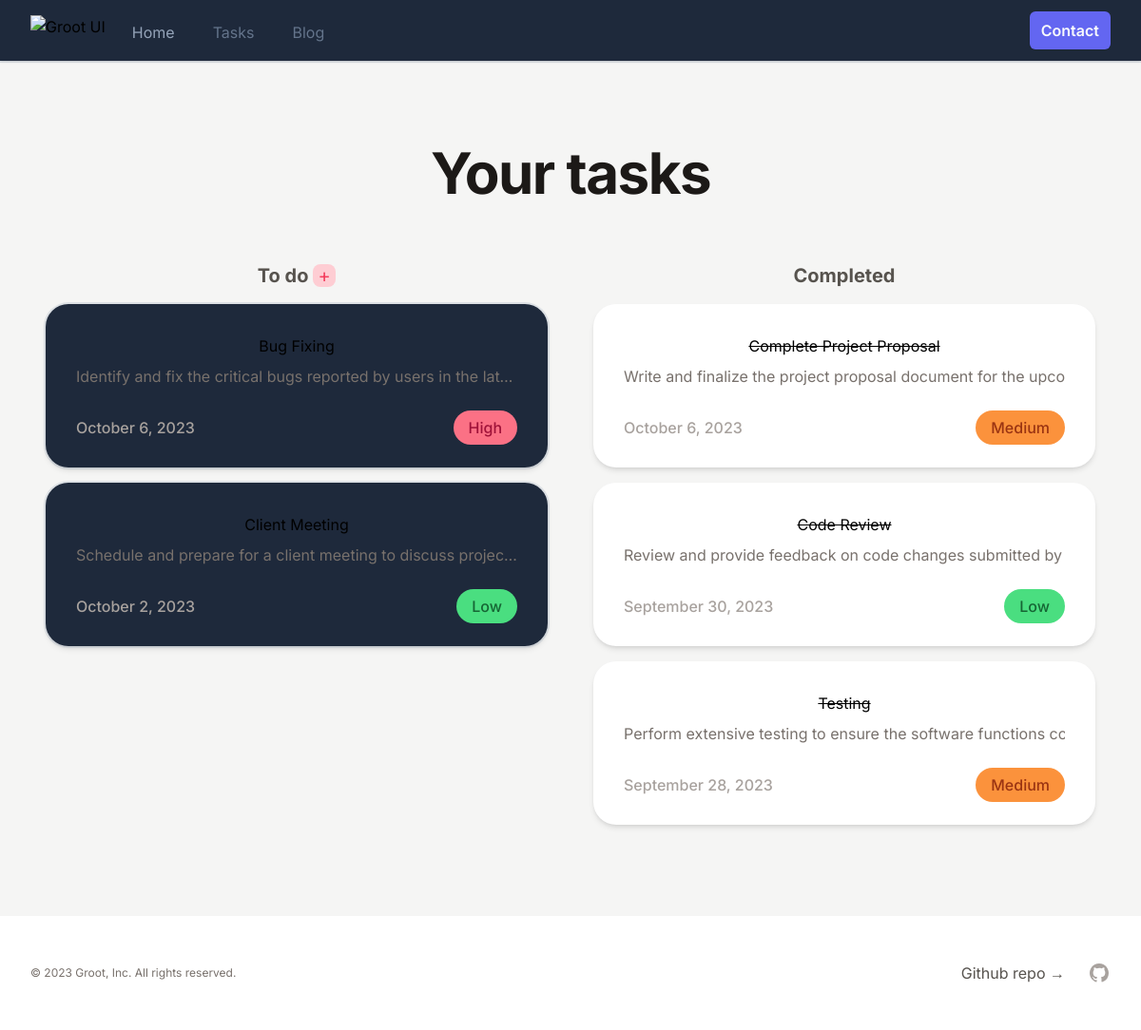
The page /tasks.php on the database its author committed.
### tables this page shows
CREATE TABLE tasks (
    id INT AUTO_INCREMENT PRIMARY KEY,
    title VARCHAR(50),
    description TEXT,
    status ENUM("to-do", "done"),
    priority ENUM("low", "medium", "high"),
    created_at TIMESTAMP DEFAULT CURRENT_TIMESTAMP
);

### tasks.php (the view, shortened to what this page needs)
<?php
$servername = "localhost";
$username = "bit_academy";
$password = "bit_academy";
$dbname = "groot";
try {
    $conn = new PDO("mysql:host=$servername;dbname=$dbname", $username, $password);
    $conn->setAttribute(PDO::ATTR_ERRMODE, PDO::ERRMODE_EXCEPTION);
} catch (PDOException $e) {
    echo "Connection failed: " . $e->getMessage();
}
$sql = "SELECT * FROM tasks WHERE status = 'to-do' ORDER BY created_at DESC";
$stmt = $conn->prepare($sql);
$stmt->execute();
$tasks = $stmt->fetchAll(PDO::FETCH_ASSOC);
$sqlCompleted = "SELECT * FROM tasks WHERE status = 'done'";
$stmtCompleted = $conn->prepare($sqlCompleted);
$stmtCompleted->execute();
$completedTasks = $stmtCompleted->fetchAll(PDO::FETCH_ASSOC);
$hasToDoTasks = !empty($tasks);
$hasCompletedTasks = !empty($completedTasks);
function getPriorityClass($priority)
{
    switch ($priority) {
        case 'high':
            return 'bg-rose-400 text-rose-800';
        case 'medium':
            return 'bg-orange-400 text-orange-800';
        case 'low':
            return 'bg-green-400 text-green-800';
    }
}
?>
<!DOCTYPE html>
<html lang="en">
<head>
    <link rel="stylesheet" href="css/style.css" />
    <script src="https://cdn.tailwindcss.com"></script>
</head>
<body>
    <nav class="bg-slate-800 shadow sticky top-0 z-50 backdrop-blur-sm ring-2 ring-slate-400/25">
        <div class="mx-auto max-w-7xl px-4 sm:px-6 lg:px-8">
            <div class="flex h-16 justify-between">
                <div class="flex">
                    <div class="flex flex-shrink-0 items-center">
                        <img class="h-8 w-auto" src="https://tailwindui.com/img/logos/mark.svg?color=indigo&shade=400" alt="Groot UI" />
                    </div>
                    <div class="hidden md:ml-6 md:flex md:space-x-8">
                        <a class="inline-flex items-center px-1 pt-1 text-md text-slate-400 hover:cursor-pointer" id="current">Home</a>
                        <a class="inline-flex items-center px-1 pt-1 text-md text-slate-500 hover:text-slate-400" href="tasks.php">Tasks</a>
                        <a class="inline-flex items-center px-1 pt-1 text-md text-slate-500 hover:text-slate-400" href="blog.html">Blog</a>
                    </div>
                </div>
                <div class="flex items-center">
                    <div class="flex-shrink-0">
                        <a href="contact.html" type="button" class="relative inline-flex items-center gap-x-1.5 rounded-md bg-indigo-500 px-3 py-2 text-md font-semibold text-slate-50 shadow-sm hover:bg-indigo-400 transition duration-150 ease-in-out focus-visible:outline focus-visible:outline-2 focus-visible:outline-offset-2 focus-visible:outline-indigo-500">
                            Contact
                        </a>
                    </div>
                </div>
            </div>
        </div>
    </nav>
    <section>
        <div class="py-24 pb-10 sm:py-32 sm:pb-20 -mt-10 bg-stone-100">
            <div class="mx-auto max-w-7xl px-6 lg:px-8">
                <h2 class="text-center text-4xl pb-12 font-bold tracking-tight text-stone-900 sm:text-6xl">Your tasks</h2>
                <div class="mx-auto max-w-7xl text-center">
                    <?php if (!$hasToDoTasks && !$hasCompletedTasks) { ?>
                        <a class="text-slate-500 font-bold hover:cursor-pointer hover:opacity-75 py-4 h-64" onclick="openAddTaskModal()">Create a new task.</a>
                    <?php } else { ?>
                        <div class="grid grid-cols-1 md:grid-cols-2 gap-4">
                            <?php if ($hasToDoTasks) { ?>
                                <div class="mx-4">
                                    <h3 class="select-none font-bold text-stone-600 text-xl py-4">To do
                                        <?php if ($hasCompletedTasks || !$hasCompletedTasks && $hasToDoTasks) { ?>
                                            <span class=" bg-rose-200 rounded-lg px-[5.4px] text-rose-500 text-center font-normal hover:cursor-pointer hover:opacity-75" onclick="openAddTaskModal()" title="Add task">+</span>
                                        <?php } ?>
                                    </h3>
                                    <?php foreach ($tasks as $task) { ?>
                                        <div class="card max-w-md mx-auto bg-slate-800 rounded-3xl shadow-md overflow-hidden md:max-w-2xl mb-4 ring-2 ring-slate-400/25" oncontextmenu="showContextMenu(event); return false;">
                                            <div class="md:flex">
                                                <div class="p-8 mb-8 md:mb-0 w-full">
                                                    <a href="#" class="task-title-link hover:line-through" data-task-id="<?= $task['id'] ?>">
                                                        <?= $task['title'] ?>
                                                    </a>
                                                    <p class="mt-2 mb-4 text-stone-500 truncate" title="<?= $task['description'] ?>">
                                                        <?= $task['description'] ?>
                                                    </p>
                                                    <span class="relative z-10 top-2 float-left py-1.5 font-medium text-stone-400" title="Date added"><?= date('F j, Y', strtotime($task['created_at'])) ?></span>
                                                    <?php
                                                    $priorityClass = getPriorityClass($task['priority']);
                                                    ?>
                                                    <span class="select-none relative z-10 top-2 float-right rounded-full <?= $priorityClass ?> px-4 py-1.5 font-medium"><?= ucfirst($task['priority']) ?></span>
                                                </div>
                                            </div>
                                        </div>
                                    <?php } ?>
                                </div>
                            <?php } ?>
                            <?php if ($hasCompletedTasks) { ?>
                                <div class="mx-4">
                                    <h3 class="select-none font-bold text-stone-600 text-xl py-4">Completed
                                    </h3>
                                    <?php foreach ($completedTasks as $completedTask) { ?>
                                        <div class="max-w-md mx-auto bg-white rounded-3xl shadow-md overflow-hidden md:max-w-2xl mb-4">
                                            <div class="md:flex">
                                                <div class="p-8 mb-8 md:mb-0 w-full">
                                                    <?php if ($completedTask['status'] == 'done') { ?>
                                                        <span class="line-through"><?= $completedTask['title'] ?></span>
                                                    <?php } else { ?>
                                                        <a href="#" class="task-title-link <?= $taskClass ?>" data-task-id="<?= $completedTask['id'] ?>">
                                                            <?= $completedTask['title'] ?>
                                                        </a>
                                                    <?php } ?>
                                                    <p class="mt-2 mb-4 text-stone-500 truncate line-clamp-3" title="<?= $completedTask['description'] ?>">
                                                        <?= $completedTask['description'] ?>
                                                    </p>
                                                    <span class="relative z-10 top-2 float-left py-1.5 font-medium text-stone-400" title="Date added"><?= date('F j, Y', strtotime($completedTask['created_at'])) ?></span>
                                                    <?php
                                                    $priorityClass = getPriorityClass($completedTask['priority']);
                                                    ?>
                                                    <span class="select-none relative z-10 top-2 float-right rounded-full <?= $priorityClass ?> px-4 py-1.5 font-medium"><?= ucfirst($completedTask['priority']) ?></span>
                                                </div>
                                            </div>
                                        </div>
                                    <?php } ?>
                                </div>
                            <?php } ?>
                        </div>
                    <?php } ?>
                </div>
            </div>
        </div>
    </section>
    <footer class="bg-white">
        <div class="mx-auto max-w-7xl px-6 py-12 md:flex md:items-center md:justify-between lg:px-8">
            <div class="flex justify-center space-x-6 md:order-2">
                <div class="text-stone-600 select-none">
                    Github repo <span aria-hidden="true">→</span>
                </div>
                <a href="https://github.com/fexnagy/groot" class="text-stone-400 hover:text-rose-500 transition duration-150 ease-in-out" target="_blank">
                </a>
            </div>
            <div class="mt-8 md:order-1 md:mt-0">
                <p class="text-center text-xs leading-5 text-stone-500">
                    &copy; 2023 Groot, Inc. All rights reserved.
                </p>
            </div>
        </div>
    </footer>
</body>
</html>

### css/style.css (style rules this page uses)
* { font-family: "Inter", sans-serif; text-decoration: none; margin: 0; padding: 0; webkit-font-smoothing: antialiased; -moz-osx-font-smoothing: grayscale; }
html { scroll-behavior: smooth; }
nav { transition: all 0.3s ease-in-out; }
a, img, label { -webkit-user-select: none; -moz-user-select: none; user-select: none; }
a, button, input { transition: all 0.1s ease-in-out; }

### rows shown on the page
tasks: title "Bug Fixing", description "Identify and fix the critical bugs reported by users in the lat…", created_at "October 6, 2023", priority "High"
tasks: title "Client Meeting", description "Schedule and prepare for a client meeting to discuss projec…", created_at "October 2, 2023", priority "Low"
tasks: title "Complete Project Proposal", description "Write and finalize the project proposal document for the up…", created_at "October 6, 2023", priority "Medium"
tasks: title "Code Review", description "Review and provide feedback on code changes submitted…", created_at "September 30, 2023", priority "Low"
tasks: title "Testing", description "Perform extensive testing to ensure the software functions…", created_at "September 28, 2023", priority "Medium"
